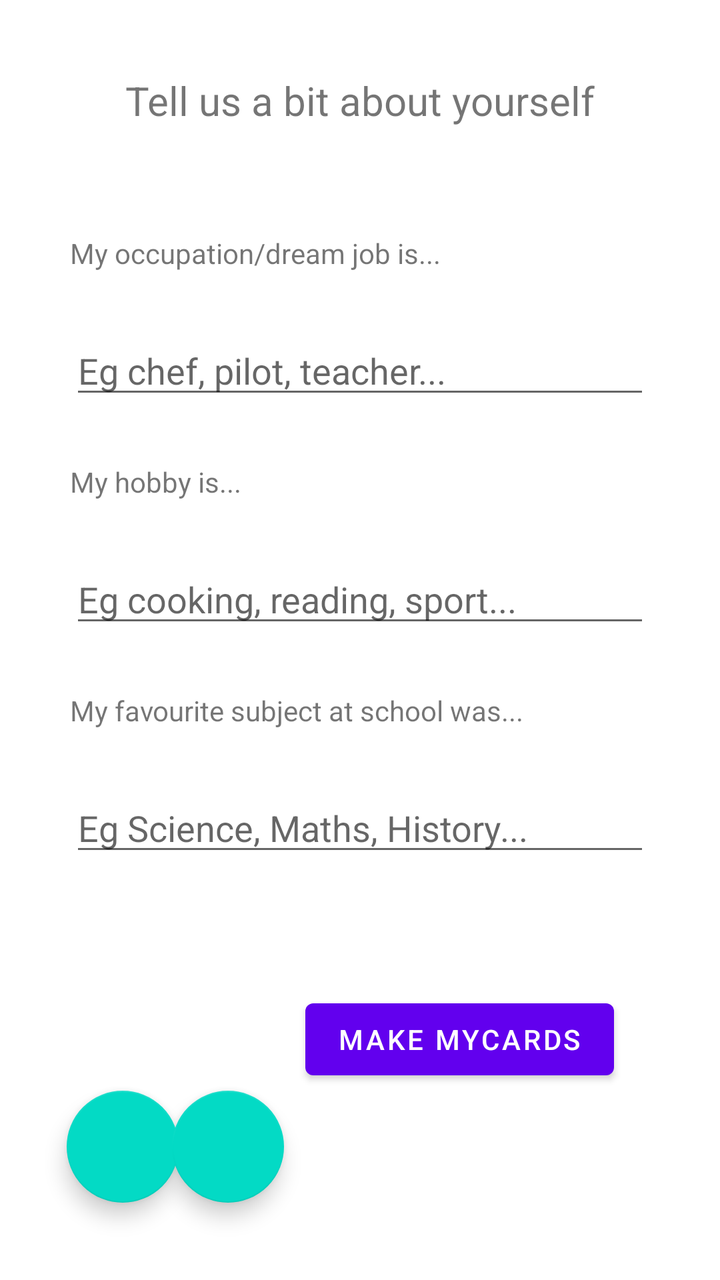
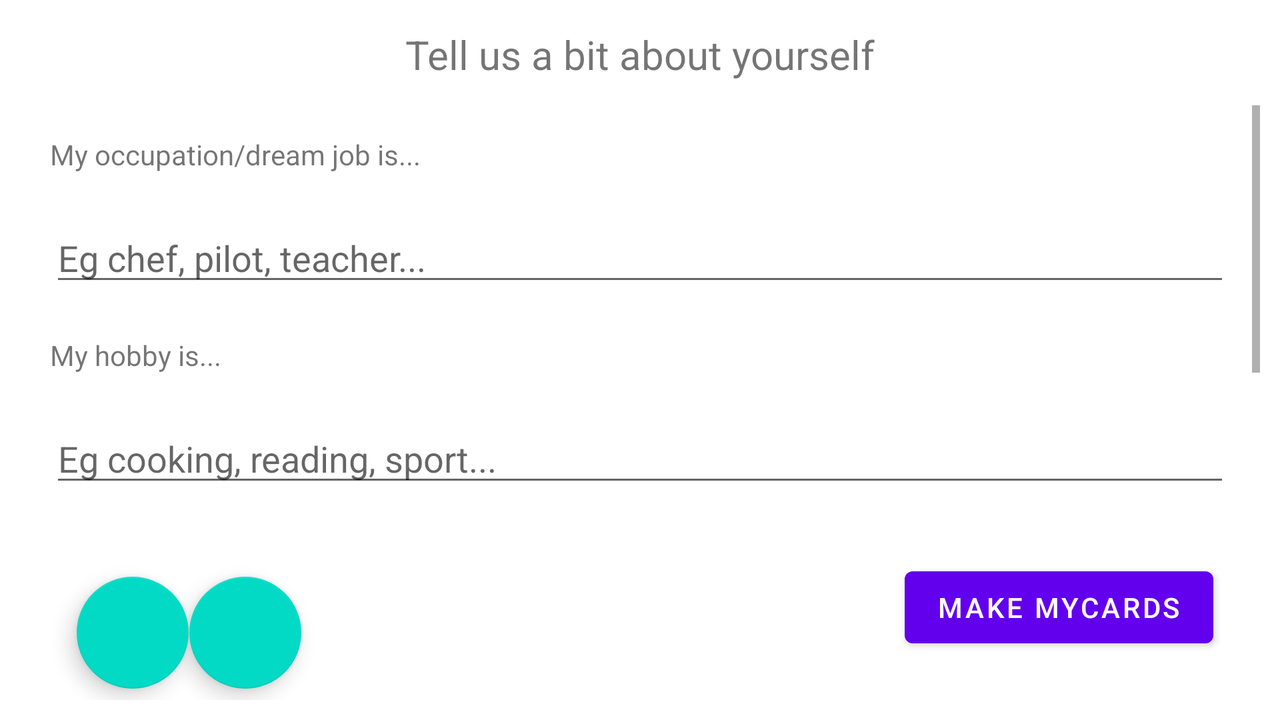

One screen, two layout resources from the same app: the default and the repository's alternative for another configuration. Each is rendered where Android would select it; the XML of both is given below.
<!-- AndroidManifest.xml: application theme Theme.MyCards -->
<!-- res/layout/main_fragment.xml -->
<?xml version="1.0" encoding="utf-8"?>
<androidx.constraintlayout.widget.ConstraintLayout xmlns:android="http://schemas.android.com/apk/res/android"
    xmlns:app="http://schemas.android.com/apk/res-auto"
    xmlns:tools="http://schemas.android.com/tools"
    android:id="@+id/mainFragment"
    android:layout_width="match_parent"
    android:layout_height="match_parent"
    android:padding="20dp"
    tools:context=".ui.InputFragment">

    <TextView
        android:id="@+id/intro"
        android:layout_width="wrap_content"
        android:layout_height="wrap_content"
        android:text="Tell us a bit about yourself"
        android:textSize="20sp"
        app:layout_constraintEnd_toEndOf="parent"
        app:layout_constraintStart_toStartOf="parent"
        app:layout_constraintTop_toTopOf="parent"
        app:layout_constraintBottom_toTopOf="@+id/startPromptGuideline"/>


    <androidx.constraintlayout.widget.ConstraintLayout
        android:id="@+id/mainPromptFrame"
        android:layout_width="match_parent"
        android:layout_height="0dp"

        app:layout_constraintEnd_toEndOf="parent"
        app:layout_constraintHeight_percent="0.6"
        app:layout_constraintHorizontal_bias="0.5"
        app:layout_constraintStart_toStartOf="parent"
        app:layout_constraintTop_toTopOf="@id/startPromptGuideline"
        app:layout_constraintBottom_toTopOf="@id/endPromptGuideline"
        android:padding="15dp">

            <TextView
                android:id="@+id/jobPrompt"
                android:layout_width="match_parent"
                android:layout_height="wrap_content"
                android:layout_marginBottom="20dp"
                android:text="My occupation/dream job is..."
                app:layout_constraintBottom_toTopOf="@+id/jobEditTxt"
                app:layout_constraintHorizontal_bias="0.15"
                app:layout_constraintLeft_toLeftOf="parent"
                app:layout_constraintRight_toRightOf="parent"
                app:layout_constraintTop_toTopOf="parent" />

            <EditText
                android:id="@+id/jobEditTxt"
                android:layout_width="match_parent"
                android:layout_height="wrap_content"
                android:layout_marginBottom="20dp"
                android:hint="Eg chef, pilot, teacher..."
                app:layout_constraintBottom_toTopOf="@+id/hobbyPrompt"
                app:layout_constraintHorizontal_bias="0.15"
                app:layout_constraintLeft_toLeftOf="parent"
                app:layout_constraintRight_toRightOf="parent"
                app:layout_constraintTop_toBottomOf="@+id/jobPrompt"
                android:inputType="text"/>

            <TextView
                android:id="@+id/hobbyPrompt"
                android:layout_width="match_parent"
                android:layout_height="wrap_content"
                android:layout_marginBottom="20dp"
                android:text="My hobby is..."
                app:layout_constraintBottom_toTopOf="@+id/hobbyEditTxt"
                app:layout_constraintHorizontal_bias="0.15"
                app:layout_constraintLeft_toLeftOf="parent"
                app:layout_constraintRight_toRightOf="parent"
                app:layout_constraintTop_toBottomOf="@+id/jobEditTxt" />

            <EditText
                android:id="@+id/hobbyEditTxt"
                android:layout_width="match_parent"
                android:layout_height="wrap_content"
                android:layout_marginBottom="20dp"
                android:hint="Eg cooking, reading, sport..."
                app:layout_constraintBottom_toTopOf="@+id/subjectPrompt"
                app:layout_constraintHorizontal_bias="0.15"
                app:layout_constraintLeft_toLeftOf="parent"
                app:layout_constraintRight_toRightOf="parent"
                app:layout_constraintTop_toBottomOf="@+id/hobbyPrompt"
                android:inputType="text"/>

            <TextView
                android:id="@+id/subjectPrompt"
                android:layout_width="match_parent"
                android:layout_height="wrap_content"
                android:layout_marginBottom="20dp"
                android:text="My favourite subject at school was..."
                app:layout_constraintBottom_toTopOf="@+id/subjectEditTxt"
                app:layout_constraintHorizontal_bias="0.15"
                app:layout_constraintLeft_toLeftOf="parent"
                app:layout_constraintRight_toRightOf="parent"
                app:layout_constraintTop_toBottomOf="@+id/hobbyEditTxt" />

            <EditText
                android:id="@+id/subjectEditTxt"
                android:layout_width="match_parent"
                android:layout_height="wrap_content"
                android:hint="Eg Science, Maths, History..."
                app:layout_constraintBottom_toBottomOf="parent"
                app:layout_constraintHorizontal_bias="0.15"
                app:layout_constraintLeft_toLeftOf="parent"
                app:layout_constraintRight_toRightOf="parent"
                app:layout_constraintTop_toBottomOf="@+id/subjectPrompt"
                android:inputType="text"/>

    </androidx.constraintlayout.widget.ConstraintLayout>


    <Button
        android:id="@+id/makeCardsBtn"
        android:layout_width="wrap_content"
        android:layout_height="wrap_content"
        android:text="Make MyCards"
        app:layout_constraintBottom_toBottomOf="parent"
        app:layout_constraintHorizontal_bias="0.8"
        app:layout_constraintLeft_toLeftOf="parent"
        app:layout_constraintRight_toRightOf="parent"
        app:layout_constraintTop_toBottomOf="@+id/endPromptGuideline"
        app:layout_constraintVertical_bias="0.25" />

    <com.google.android.material.floatingactionbutton.FloatingActionButton
        android:id="@+id/openMaintenance"
        android:layout_width="wrap_content"
        android:layout_height="wrap_content"
        android:src="@drawable/ic_settings"
        app:layout_constraintBottom_toBottomOf="parent"
        app:layout_constraintTop_toBottomOf="@+id/endPromptGuideline"
        app:layout_constraintLeft_toLeftOf="parent"
        app:layout_constraintRight_toRightOf="parent"
        app:layout_constraintVertical_bias="0.8"
        app:layout_constraintHorizontal_bias="0.05"/>

    <com.google.android.material.floatingactionbutton.FloatingActionButton
        android:id="@+id/openDeckFragment"
        android:layout_width="wrap_content"
        android:layout_height="wrap_content"
        android:src="@drawable/ic_bookmarks"
        app:layout_constraintBottom_toBottomOf="parent"
        app:layout_constraintTop_toBottomOf="@+id/endPromptGuideline"
        app:layout_constraintLeft_toLeftOf="parent"
        app:layout_constraintRight_toRightOf="parent"
        app:layout_constraintVertical_bias="0.8"
        app:layout_constraintHorizontal_bias="0.25"/>

    <androidx.constraintlayout.widget.Guideline
        android:id="@+id/endPromptGuideline"
        android:layout_width="wrap_content"
        android:layout_height="wrap_content"
        android:orientation="horizontal"
        app:layout_constraintGuide_percent="0.75" />

    <androidx.constraintlayout.widget.Guideline
        android:id="@+id/startPromptGuideline"
        android:layout_width="wrap_content"
        android:layout_height="wrap_content"
        android:orientation="horizontal"
        app:layout_constraintGuide_percent="0.1" />

</androidx.constraintlayout.widget.ConstraintLayout>
<!-- resources referenced by this layout -->
<resources>
  <style name="Theme.MyCards" parent="Theme.MaterialComponents.DayNight.DarkActionBar">
          
          <item name="colorPrimary">@color/purple_500</item>
          <item name="colorPrimaryVariant">@color/purple_700</item>
          <item name="colorOnPrimary">@color/white</item>
          
          <item name="colorSecondary">@color/teal_200</item>
          <item name="colorSecondaryVariant">@color/teal_700</item>
          <item name="colorOnSecondary">@color/black</item>
          
          <item name="android:statusBarColor" tools:targetApi="l">?attr/colorPrimaryVariant</item>
          
      </style>
</resources>
<!-- res/layout-land/main_fragment.xml (the repository's variant of the layout above) -->
<!-- drawn on the phone turned sideways -->
<?xml version="1.0" encoding="utf-8"?>
<androidx.constraintlayout.widget.ConstraintLayout xmlns:android="http://schemas.android.com/apk/res/android"
    xmlns:app="http://schemas.android.com/apk/res-auto"
    xmlns:tools="http://schemas.android.com/tools"
    android:layout_width="match_parent"
    android:layout_height="match_parent"
    android:padding="10dp"
    tools:context=".ui.InputFragment">

    <TextView
        android:id="@+id/intro"
        android:layout_width="wrap_content"
        android:layout_height="wrap_content"
        android:text="Tell us a bit about yourself"
        android:textSize="20sp"
        app:layout_constraintEnd_toEndOf="parent"
        app:layout_constraintStart_toStartOf="parent"
        app:layout_constraintTop_toTopOf="parent"
        app:layout_constraintBottom_toTopOf="@+id/startPromptGuideline"/>

    <ScrollView
        android:id="@+id/mainPromptFrame"
        android:layout_width="match_parent"
        android:layout_height="0dp"

        app:layout_constraintEnd_toEndOf="parent"
        app:layout_constraintHeight_percent="0.6"
        app:layout_constraintHorizontal_bias="0.5"
        app:layout_constraintStart_toStartOf="parent"
        app:layout_constraintTop_toTopOf="@id/startPromptGuideline"
        app:layout_constraintBottom_toTopOf="@id/endPromptGuideline">

        <androidx.constraintlayout.widget.ConstraintLayout
            android:layout_width="match_parent"
            android:layout_height="match_parent"
            android:padding="15dp">

            <TextView
                android:id="@+id/jobPrompt"
                android:layout_width="match_parent"
                android:layout_height="wrap_content"
                android:layout_marginBottom="20dp"
                android:text="My occupation/dream job is..."
                app:layout_constraintBottom_toTopOf="@+id/jobEditTxt"
                app:layout_constraintHorizontal_bias="0.15"
                app:layout_constraintLeft_toLeftOf="parent"
                app:layout_constraintRight_toRightOf="parent"
                app:layout_constraintTop_toTopOf="parent" />

            <EditText
                android:id="@+id/jobEditTxt"
                android:layout_width="match_parent"
                android:layout_height="wrap_content"
                android:layout_marginBottom="20dp"
                android:hint="Eg chef, pilot, teacher..."
                app:layout_constraintBottom_toTopOf="@+id/hobbyPrompt"
                app:layout_constraintHorizontal_bias="0.15"
                app:layout_constraintLeft_toLeftOf="parent"
                app:layout_constraintRight_toRightOf="parent"
                app:layout_constraintTop_toBottomOf="@+id/jobPrompt" />

            <TextView
                android:id="@+id/hobbyPrompt"
                android:layout_width="match_parent"
                android:layout_height="wrap_content"
                android:layout_marginBottom="20dp"
                android:text="My hobby is..."
                app:layout_constraintBottom_toTopOf="@+id/hobbyEditTxt"
                app:layout_constraintHorizontal_bias="0.15"
                app:layout_constraintLeft_toLeftOf="parent"
                app:layout_constraintRight_toRightOf="parent"
                app:layout_constraintTop_toBottomOf="@+id/jobEditTxt" />

            <EditText
                android:id="@+id/hobbyEditTxt"
                android:layout_width="match_parent"
                android:layout_height="wrap_content"
                android:layout_marginBottom="20dp"
                android:hint="Eg cooking, reading, sport..."
                app:layout_constraintBottom_toTopOf="@+id/subjectPrompt"
                app:layout_constraintHorizontal_bias="0.15"
                app:layout_constraintLeft_toLeftOf="parent"
                app:layout_constraintRight_toRightOf="parent"
                app:layout_constraintTop_toBottomOf="@+id/hobbyPrompt" />

            <TextView
                android:id="@+id/subjectPrompt"
                android:layout_width="match_parent"
                android:layout_height="wrap_content"
                android:layout_marginBottom="20dp"
                android:text="My favourite subject at school was..."
                app:layout_constraintBottom_toTopOf="@+id/subjectEditTxt"
                app:layout_constraintHorizontal_bias="0.15"
                app:layout_constraintLeft_toLeftOf="parent"
                app:layout_constraintRight_toRightOf="parent"
                app:layout_constraintTop_toBottomOf="@+id/hobbyEditTxt" />

            <EditText
                android:id="@+id/subjectEditTxt"
                android:layout_width="match_parent"
                android:layout_height="wrap_content"
                android:hint="Eg Science, Maths, History..."
                app:layout_constraintBottom_toBottomOf="parent"
                app:layout_constraintHorizontal_bias="0.15"
                app:layout_constraintLeft_toLeftOf="parent"
                app:layout_constraintRight_toRightOf="parent"
                app:layout_constraintTop_toBottomOf="@+id/subjectPrompt" />

        </androidx.constraintlayout.widget.ConstraintLayout>

    </ScrollView>

    <Button
        android:id="@+id/makeCardsBtn"
        android:layout_width="wrap_content"
        android:layout_height="wrap_content"
        android:text="Make MyCards"
        app:layout_constraintBottom_toBottomOf="parent"
        app:layout_constraintHorizontal_bias="0.95"
        app:layout_constraintLeft_toLeftOf="parent"
        app:layout_constraintRight_toRightOf="parent"
        app:layout_constraintTop_toBottomOf="@+id/endPromptGuideline"
        app:layout_constraintVertical_bias="0.4" />

    <com.google.android.material.floatingactionbutton.FloatingActionButton
        android:id="@+id/openMaintenance"
        android:layout_width="wrap_content"
        android:layout_height="wrap_content"
        android:src="@drawable/ic_settings"
        app:layout_constraintBottom_toBottomOf="parent"
        app:layout_constraintTop_toBottomOf="@+id/endPromptGuideline"
        app:layout_constraintLeft_toLeftOf="parent"
        app:layout_constraintRight_toRightOf="parent"
        app:layout_constraintVertical_bias="0.8"
        app:layout_constraintHorizontal_bias="0.05"/>


    <com.google.android.material.floatingactionbutton.FloatingActionButton
        android:id="@+id/openDeckFragment"
        android:layout_width="wrap_content"
        android:layout_height="wrap_content"
        android:src="@drawable/ic_bookmarks"
        app:layout_constraintBottom_toBottomOf="parent"
        app:layout_constraintTop_toBottomOf="@+id/endPromptGuideline"
        app:layout_constraintLeft_toLeftOf="parent"
        app:layout_constraintRight_toRightOf="parent"
        app:layout_constraintVertical_bias="0.8"
        app:layout_constraintHorizontal_bias="0.15"/>

    <androidx.constraintlayout.widget.Guideline
        android:id="@+id/endPromptGuideline"
        android:layout_width="wrap_content"
        android:layout_height="wrap_content"
        android:orientation="horizontal"
        app:layout_constraintGuide_percent="0.75" />

    <androidx.constraintlayout.widget.Guideline
        android:id="@+id/startPromptGuideline"
        android:layout_width="wrap_content"
        android:layout_height="wrap_content"
        android:orientation="horizontal"
        app:layout_constraintGuide_percent="0.1" />

</androidx.constraintlayout.widget.ConstraintLayout>
